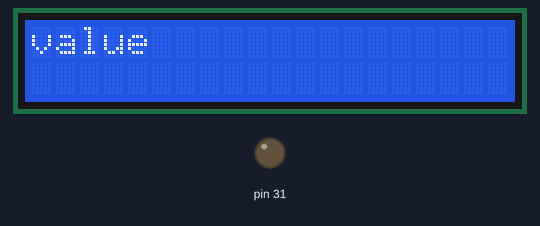
The sketch below on a simulated Arduino Mega 2560, built with avr-gcc and run on an emulated ATmega2560. On the bench: 20×2 character LCD, output pins drawn as LEDs (lit = HIGH).

Above: at 0.1 s.
At 1.1 s:
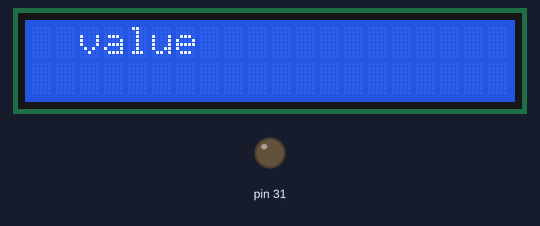
At 2.6 s:
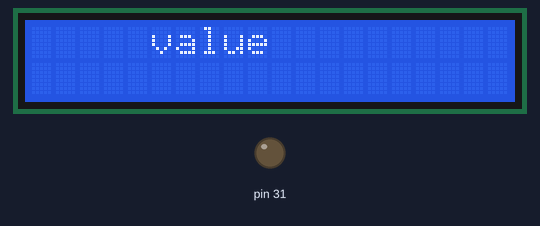
At 5.1 s:
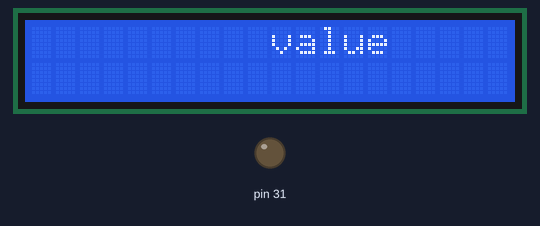
At 7.7 s:
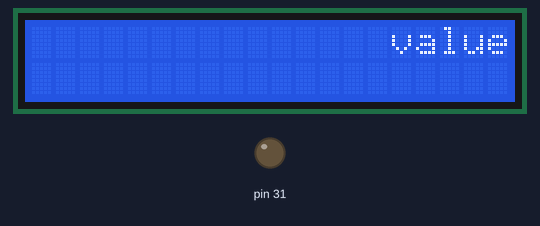
At 10.2 s:
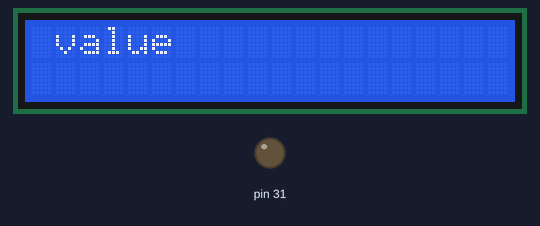

Measured:
- by itself, everything shown: repeats every 9.6 s, in 19 steps
- what the display in image 1 shows lasts 0.5 s, from 1.1 s to 1.6 s

The sketch:

Arduino_Due_LCD.ino
```cpp
#include <LiquidCrystal.h>
LiquidCrystal lcd(32, 30, 34, 35, 36, 37);

void setup() {
  pinMode(31, OUTPUT);
  lcd.begin(20, 2);
  lcd.home();
  lcd.print("value");
}

void loop() {
  for (int i = 0; i < 20; i++) {
    lcd.setCursor(i , 0);
    lcd.print("value");
    if (i == 19) {
      i = 0;
    }
    delay(500);
    lcd.clear();
  }
}
```
